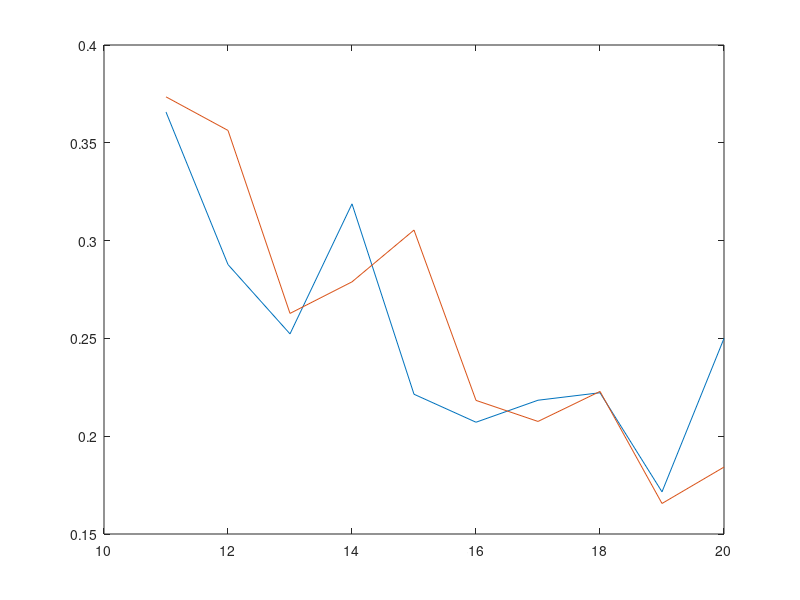

Here is the MATLAB script that generated this plot:
%% e) e f)
N=1e3;

prob_total=zeros(1,10);
length(prob_total)

for n=11:20
    experiencias=ceil(n*rand(5,N));
    inclui2=0;
    inclui_1e2=0;
    for i=1:N
       vetor_linha=experiencias(:,i);

            if(ismember(2,vetor_linha))
                inclui2=inclui2+1;
            end
            if(ismember([2,1],vetor_linha))
                inclui_1e2=inclui_1e2+1;
            end

    end
    
    prob_2=inclui2/N;
    prob_1e2=inclui_1e2/N;
    prob_total(n-10)=prob_1e2/prob_2;
end

plot(11:20,prob_total)
hold on
%% d)
N=1e3;

prob_total=zeros(1,10);
length(prob_total)

for n=11:20
    experiencias=ceil(n*rand(5,N));
    inclui2=0;
    inclui_1e2=0;
    for i=1:N
       vetor_linha=experiencias(:,i);
        if(length(unique(vetor_linha))==5)
                if(ismember(2,vetor_linha))
                    inclui2=inclui2+1;
                end
                if(ismember([2,1],vetor_linha))
                    inclui_1e2=inclui_1e2+1;
                end
        end

    end
    
    prob_2=inclui2/N;
    prob_1e2=inclui_1e2/N;
    prob_total(n-10)=prob_1e2/prob_2;
end

plot(11:20,prob_total)
hold off